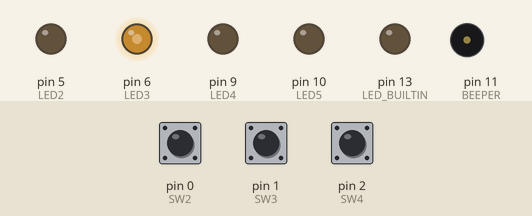
Simulated run of this sketch. Board: Arduino Uno, built with avr-gcc and run on an emulated ATmega328P. On the bench: output pins drawn as LEDs (lit = HIGH), buzzer (waves = sounding). The inputs (shaded band) are chosen by the test bench; at power-on: pin 1 (SW3) HIGH, pin 2 (SW4) HIGH, pin 0 (SW2) HIGH.

Above: at 1.2 s.
1.3 s: pin 1 (SW3) pulled LOW for 1 s
At 3.4 s:
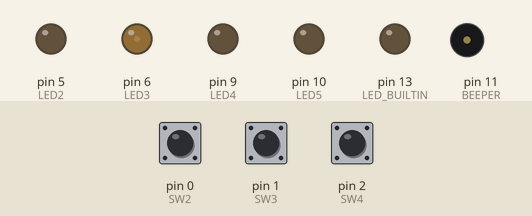
3.8 s: pin 2 (SW4) pulled LOW for 3.2 s
At 6.8 s:
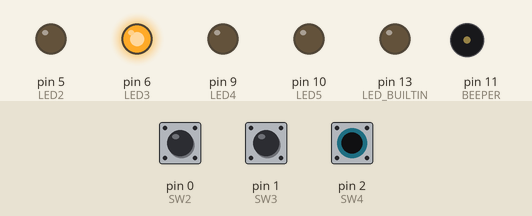
8.5 s: pin 1 (SW3) pulled LOW for 3.2 s
At 9.25 s:
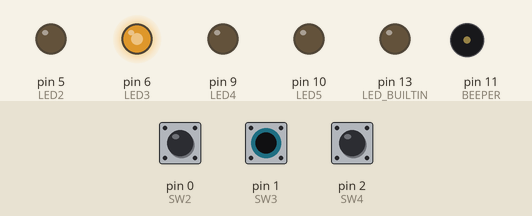
13.2 s: pin 0 (SW2) pulled LOW for 0.15 s
At 14.4 s:
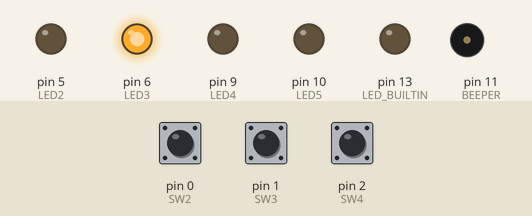
Timing chart, 0 to 15.9 s (numbered marks = the images above; inputs shaded):
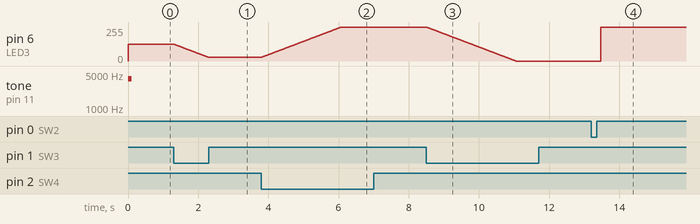

Measured:
- after the input at 1.3 s, pin 6 (LED3): moves from 127/255 to 27/255 over 0.99 s, starting at once
- after the input at 3.8 s, pin 6 (LED3): moves from 27/255 to 255/255 over 2.3 s, starting at once
- after the input at 8.5 s, pin 6 (LED3): moves from 255/255 to 0/255 over 2.5 s, starting at once
- after the input at 13.2 s, pin 6 (LED3): 0/255 → 255/255 after 0.26 s

The sketch:

ARPS-Intro-4-Functions.ino
```cpp
/*
Project:  ARPS-Intro-4-Functions
Activity: mirobo.tech/arps-intro-4
Updated:  February 4, 2025

This introductory programming activity for the mirobo.tech ARPS circuit
demonstrates the use of functions and the ability to pass variables between
the program's main code and the function code.

Additional program analysis and programming activities examine the location of
function code within the program, reinforce the concepts of local and global
variables, and explore some benefits of functions.

See the https://mirobo.tech/arps website for additional ARPS
resources, programming activities, and starter programs.
*/

// ARPS Educational Starter I/O devices
const int SW2 = 0;      // Pushbuttons SW2 and SW3 are supported on Arduino
const int SW3 = 1;      // UNO R4 Minima and Arduino UNO R4 WiFi
const int SW4 = 2;      // Pushbuttons SW4 and SW5 work on all Arduino UNO R3
const int SW5 = 3;      // and Arduino UNO R4 circuit boards

const int LED2 = 5;     // ARPS LEDs
const int LED3 = 6;
const int LED4 = 9;
const int LED5 = 10;

const int BEEPER = 11;  // ARPS Piezo beeper LS1

// Pre-defined Arduino UNO LED
// LED_BUILTIN (D13)    // On-board LED (shared with H2 and SONAR TRIG)

// Define program constants
const int NOBUTTON = 0;
const int UP = 1;
const int DOWN = 2;
const int MAX = 3;

// Define program variables
int SW2State;
int SW3State;
int SW4State;
int SW5State;

int LED3Level = 127;
int button;

void setup() {
  pinMode(SW2,INPUT_PULLUP);
  pinMode(SW3,INPUT_PULLUP);
  pinMode(SW4,INPUT_PULLUP);
  pinMode(SW5,INPUT_PULLUP);
  pinMode(LED2,OUTPUT);
  pinMode(LED3,OUTPUT);
  pinMode(LED4,OUTPUT);
  pinMode(LED5,OUTPUT);
  pinMode(BEEPER,OUTPUT);
  pinMode(LED_BUILTIN,OUTPUT);
  tone(BEEPER,4000,100);  // Say hello!
}

int readButton(void) {
  SW2State = digitalRead(SW2);
  SW3State = digitalRead(SW3);
  SW4State = digitalRead(SW4);

  if(SW3State == LOW) {     // Change to SW5 for Arduino UNO R3
    return(DOWN);
  }
  else if (SW4State == LOW) {
    return(UP);
  }
  else if (SW2State == LOW) {
    return(MAX);
  }
  else {
    return(NOBUTTON);
  }
}

void setLED3Level(int btn) {
  if(btn == UP && LED3Level < 255) {
    LED3Level += 1;
  }

  if(btn == DOWN && LED3Level > 0) {
    LED3Level -= 1;
  }

  if(btn == MAX) {
    for(LED3Level; LED3Level != 255; LED3Level ++) {
      analogWrite(LED3,LED3Level);
      delay(1);
    }
  }
  analogWrite(LED3,LED3Level);
}

void loop() {
  // Read buttons
  button = readButton();

  // Set LED output level
  setLED3Level(button);

  // Add a short user delay
  delay(10);
}

// Move the function code to this location in Program Analysis Activities 6.


/* Learn More -- Program Analysis Activities

1.  Let's learn about functions, and how to use them in your programs.
    Every function begins with a function declaration - it's the first
    line of the function and it includes the function's return type,
    the function's name, and any optional parameters that are required
    by the function. The 'void setup()' and 'void loop()' statements
    that have been a part of every introductory programming activity
    so far are actually functions declarations, and the program code
    inside their braces is a part of their respective functions.

    This program contains two new functions. The first one begins with
    the function declaration 'int readButton(void)'. The 'int' part of
    the declaration refers to the type of numeric data that the
    readButton() will return to the statement that called it, and is
    a simple way to pass data between the function and its calling
    code located in another part of the program. The 'void' parameter
    following the function's name means that this function does not
    accept any parameters and could have been left as empty brackets,
    exactly as was done by the setup() and loop() functions.

    The second function's declaration is 'void setLED3Level(int btn)'.
    Like both the setup() and loop() functions, this function has a
    'void' return type, which means that it will not return any data
    to its calling statement. Unlike the readButton() function, this
    setLED3Level() function does require a piece of data to be passed
    from its function call statement. What kind of data do you think
    the 'int btn' parameter defines, and what do you think this data
    will be used for inside the function?

2.  Based on your experience from the previous Intro-3-Loops activity,
    do you think the 'btn' variable that is part of the setLED3Level()
    function is global, or local to the function? Explain why?

3.  How does the 'btn' variable get assigned a value in the main loop
    of the program? Where does its value come from?

4.  Is the 'button' variable a global or local variable? How do you
    know?

5.  How does the 'button' variable get assigned a value, and in what
    part of the program does this take place?

6.  The new functions were added in between the existing setup() and
    loop() functions and didn't seem to affect how the program runs.
    This is because setup() and loop() are always the first and second
    functions to run in any Arduino program, so when this program runs
    the code in the newly-added functions won't run until it has been
    called.

    The new functions seem to be in an awkward place, between setup()
    and loop(). Let's see if the new functions be moved to a different
    location in the program. Move all of the code in the readButton()
    and setLED3Level() functions underneath the loop() function, in
    the location shown by the comment in the program code. Upload the
    program and try the buttons again. Does it still work the same way?

7.  Let's explore some of the advantages of using functions. Examine
    this program's loop() function and imagine what the code in the
    loop() function would look like if it contained all of the program
    code that's currently located in the two, new functions.

    It obviously took extra effort and more program code to craft the
    two new functions, so there must be a good reason to implement one
    or more new functions in a program. Explain any potential benefits
    of creating and using the two functions for this program. In what
    ways do the functions make this program easier for beginners to
    understand? In what ways do the functions make it more difficult
    for beginners to understand the code?

8.  Multiple parameters can be passed to a function. Add the beepBoop()
    function, below, to your program:

void beepBoop(int hiFrq, int lowFrq, int dur) {
  tone(BEEPER,hiFrq);
  delay(dur);
  tone(BEEPER,lowFrq);
  delay(dur);
  noTone(BEEPER);
}

    Comment-out the program code that calls both the readButton() and
    setLED3Level() functions, and add the code, below, to call the
    beepBoop() function if SW5 is pressed:

  SW5State = digitalRead(SW5);
  if(SW5State == LOW) {
    beepBoop(1050,880,200);
  }

    Build and upload the program to your circuit to try it out.

9.  We can use this new beepBoop() function to help demonstrate another
    advantage of functions, namely the concept of code re-use. This new
    beepBoop() function can easily be used by more than one part of the
    program. To demonstrate this, add a second button input statement
    that calls the beepBoop() function using different paramters than
    those provided by SW5. Without functions, how much larger would
    the program have had to be to create different sets of tones for
    each of the four pushbuttons on your circuit?

Programming Activities

1.  Create a function that uses your circuit board's LEDs as a simple
    level gauge to display the value of a variable. Think about the
    range of values you would want to display, perhaps 0-100, or 0-255.
    Next, think about how the data will be displayed, and how that data
    will be reresented by the four LEDs. For example, when displaying
    data from 0-100, each LED could represent a value of 25, so that
    when all four LEDs are lit, the value could be inferred as 100.
    (Think about how some battery level indicators display 3 or 4
    distinct bars inside a battery symbol.)

    As you create your function, you'll also have to decide if the LED
    representing the highest level will only be lit for that one value,
    of if it will light or extinguish at a sligly lower value instead.

    Test your function by using two pushbuttons to increase or decrease
    the value of the variable, the same way the setLED3Level() function
    does. If you think it's worthwhile, make your pushbutton code into
    a separate function.

2.  Create a function to display the binary numbers from 0-15 on four
    LEDs. Use the pushbuttons or a slowly changing loop counter variable
    to test your function.

3.  A function that converts an 8-bit value (0-255) into its equivalent
    3-digit decimal numbers might be useful in helping to debug your
    programs, or to output data to seven-segment LEDs and LCDs. Create
    a function that converts a number passed to it into three, separate
    variables represending the individual hundreds, tens, and ones digits
    of the number. For example, passing the function the value of 142
    will result in the hundreds digit variable containing the value 1,
    the tens digit variable containing 4, and the ones digit variable
    being 2. Test this function using the binary display function that
    you created in step 2, above.

4.  Create a sound effect function that sweeps between two frequencies
    passed to it by the calling code. Optionally, control speed of the
    frequency sweep using another parameter in the function.
*/
```
